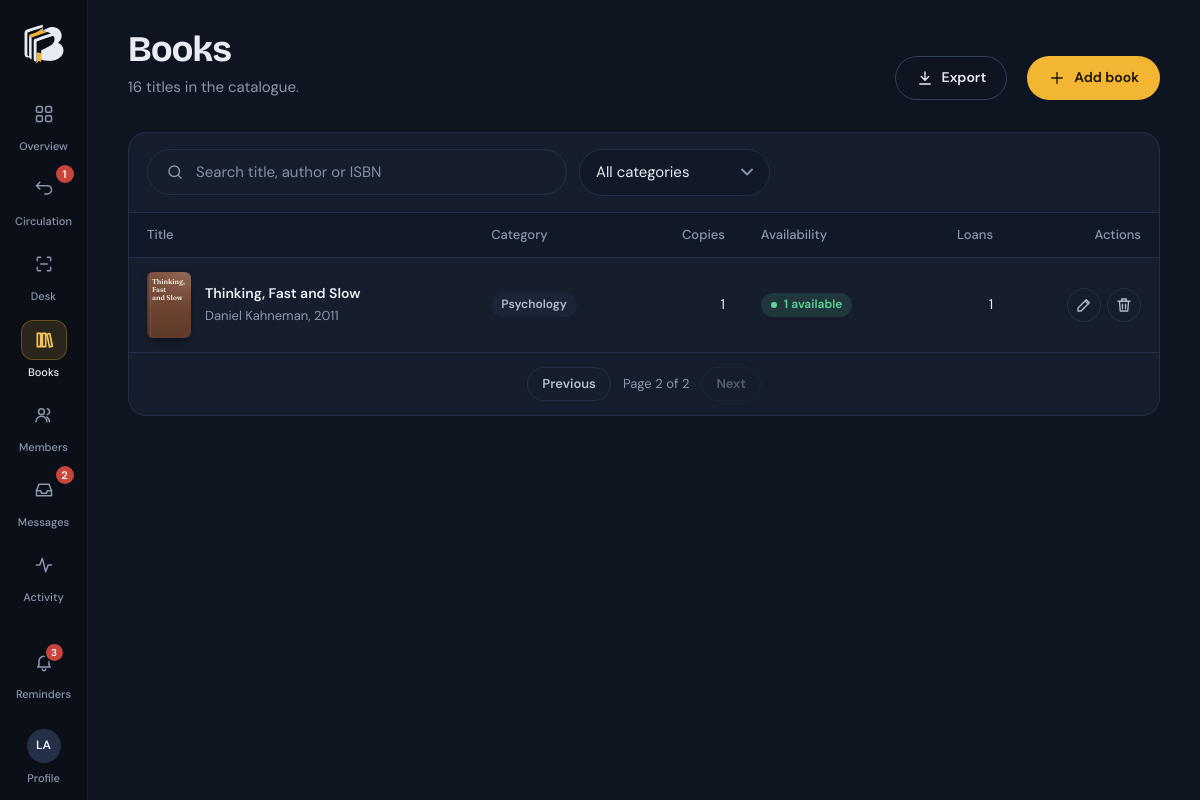
The app's page /admin/books.php?page=2 (signed in) with its own data.
### tables this page shows
CREATE TABLE users (
  id            INT UNSIGNED AUTO_INCREMENT PRIMARY KEY,
  name          VARCHAR(120) NOT NULL,
  username      VARCHAR(60)  NOT NULL UNIQUE,
  email         VARCHAR(160) NULL,
  phone         VARCHAR(40)  NULL,
  password_hash VARCHAR(255) NOT NULL,
  role          ENUM('admin','member') NOT NULL DEFAULT 'member',
  is_active     TINYINT(1)   NOT NULL DEFAULT 1,
  last_login_at DATETIME     NULL,
  created_at    DATETIME     NOT NULL DEFAULT CURRENT_TIMESTAMP,
  INDEX idx_users_role (role)
);

CREATE TABLE books (
  id             INT UNSIGNED AUTO_INCREMENT PRIMARY KEY,
  title          VARCHAR(200) NOT NULL,
  author         VARCHAR(160) NOT NULL,
  category       VARCHAR(80)  NULL,
  isbn           VARCHAR(20)  NULL,
  published_year SMALLINT     NULL,
  description    TEXT         NULL,
  cover          VARCHAR(255) NULL,
  pdf            VARCHAR(255) NULL,
  copies         INT UNSIGNED NOT NULL DEFAULT 1,
  created_at     DATETIME     NOT NULL DEFAULT CURRENT_TIMESTAMP,
  INDEX idx_books_title (title),
  INDEX idx_books_author (author),
  INDEX idx_books_category (category)
);

### admin/books.php (the view, shortened to what the rows shown need)
<?php
require __DIR__ . '/../includes/bootstrap.php';
$user = require_role('admin');
$search = input('q');
$category = input('category');
$where = [];
$params = [];
$whereSql = $where ? 'WHERE ' . implode(' AND ', $where) : '';
$p = paginate((int)q_val('SELECT COUNT(*) FROM books b ' . $whereSql, $params), 15);
$books = q_all('SELECT ' . book_columns() . ', (SELECT COUNT(*) FROM loans lx WHERE lx.book_id = b.id) AS times FROM ' . books_from()
    . " $whereSql ORDER BY b.title LIMIT {$p['per']} OFFSET {$p['offset']}", $params);
$attachments = function (?array $b): array {
    $coverOk = $b && $b['cover'] && is_file(APP_ROOT . '/' . $b['cover']);
    $pdfPath = $b && $b['pdf'] ? APP_ROOT . '/' . $b['pdf'] : null;
    $pdfOk = $pdfPath && is_file($pdfPath);
    return [
        '_cover_url' => $coverOk ? url($b['cover']) : '',
        '_pdf_url'   => $pdfOk ? url('read.php', ['id' => $b['id']]) : '',
        '_pdf_size'  => $pdfOk ? format_bytes((int)filesize($pdfPath)) : '',
    ];
};
$bookJson = fn(array $b) => json_encode([
    'id' => $b['id'], 'title' => $b['title'], 'author' => $b['author'], 'category' => $b['category'], 'isbn' => $b['isbn'],
    'published_year' => $b['published_year'], 'copies' => $b['copies'], 'description' => $b['description'],
] + $attachments($b), JSON_UNESCAPED_UNICODE);
$active = 'books';
require __DIR__ . '/../includes/partials/header.php';
?>
<header class="page-head">
  <div class="page-head__title">
    <h1>Books</h1>
  </div>
</header>
<section class="card card--flush">
  <?php if ($books): ?>
  <div class="table-wrap">
    <table class="table table--stack table--books">
      <thead><tr><th>Title</th><th>Category</th><th class="num">Copies</th><th>Availability</th><th class="num">Loans</th><th class="num">Actions</th></tr></thead>
      <tbody>
      <?php foreach ($books as $b): ?>
        <tr>
          <td><a class="cell-book" href="<?= e(url('book.php', ['id' => $b['id']])) ?>"><?= cover_html($b, 'cover-sm') ?><span><strong><?= e($b['title']) ?></strong><span class="muted small"><?= e($b['author']) ?><?= $b['published_year'] ? ', ' . e($b['published_year']) : '' ?></span>
              </span></a></td>
          <td class="hide-sm"><?= $b['category'] ? '<span class="badge badge--muted badge--plain">' . e($b['category']) . '</span>' : '<span class="muted">—</span>' ?></td>
          <td class="num hide-sm"><?= (int)$b['copies'] ?></td>
          <td class="hide-sm"><?= (int)$b['available'] > 0 ? '<span class="badge badge--ok">' . (int)$b['available'] . ' available</span>' : '<span class="badge badge--warn">All on loan</span>' ?>
            <?php if ($b['pdf']): ?><span class="badge badge--info badge--plain" title="Has an e-book PDF">PDF</span><?php endif; ?></td>
          <td class="num hide-sm"><?= (int)$b['times'] ?></td>
          <td>
            <div class="actions">
              <button class="btn btn--ghost btn--sm btn--icon" type="button" data-open="book-dialog" data-fill="<?= e($bookJson($b)) ?>" aria-label="Edit <?= e($b['title']) ?>" title="Edit"><?= icon('edit') ?></button>
              <form method="post" data-confirm="“<?= e($b['title']) ?>” and its loan history will be permanently removed." data-confirm-title="Delete this book?" data-confirm-ok="Delete book">
                <button class="btn btn--ghost btn--sm btn--icon" type="submit" aria-label="Delete <?= e($b['title']) ?>" title="Delete"><?= icon('trash') ?></button>
              </form>
            </div>
          </td>
        </tr>
      <?php endforeach; ?>
      </tbody>
    </table>
  </div>
  <?php else: ?>
    <div class="empty"><?= empty_art('shelf') ?><h3>No books found</h3><p><?= $search !== '' || $category !== '' ? 'Try another search or category.' : 'Add your first book to start the catalogue.' ?></p></div>
  <?php endif; ?>
</section>
<?php require __DIR__ . '/../includes/partials/footer.php'; ?>

### includes/partials/header.php (shortened to what the rows shown need)
<?php
$user = current_user();
$active = $active ?? '';
$isAdmin = $user && $user['role'] === 'admin';
if ($user && !$isAdmin) {
    $navCounts = [
        'loans'    => (int)q_val("SELECT COUNT(*) FROM loans WHERE user_id = ? AND status = 'borrowed' AND due_at <= ?",
                        [(int)$user['id'], date('Y-m-d', strtotime('+' . (int)config('library.due_soon_days') . ' days'))])
                      + ready_hold_count((int)$user['id']),
        'messages' => unread_replies((int)$user['id']),
    ];
    $nav = [
        ['discover.php', 'discover', 'compass', 'Discover'],
        ['loans.php', 'loans', 'book', 'My loans', $navCounts['loans']],
        ['favorites.php', 'favorites', 'heart', 'Favorites'],
        ['messages.php', 'messages', 'message', 'Messages', $navCounts['messages']],
    ];
} elseif ($isAdmin) {
    $navCounts = [
        'returns'  => (int)q_val("SELECT COUNT(*) FROM loans WHERE status = 'return_requested'"),
        'messages' => chat_unread_conversations(),
    ];
    $nav = [
        ['admin/index.php', 'overview', 'grid', 'Overview'],
        [$navCounts['returns'] ? 'admin/loans.php?tab=requests' : 'admin/loans.php', 'loans', 'swap', 'Circulation', $navCounts['returns']],
        ['admin/desk.php', 'desk', 'scan', 'Desk'],
        ['admin/books.php', 'books', 'books', 'Books'],
        ['admin/members.php', 'members', 'users', 'Members'],
        ['admin/messages.php', 'messages', 'inbox', 'Messages', $navCounts['messages']],
        ['admin/activity.php', 'activity', 'activity', 'Activity'],
    ];
}
$theme = ($_COOKIE['bt_theme'] ?? '') === 'light' ? 'light' : 'dark';
$reminders = $user ? reminders_for($user) : [];
?><!doctype html>
<html lang="en" data-theme="<?= $theme ?>">
<head>
  <link rel="stylesheet" href="<?= e(asset('css/app.css')) ?>">
</head>
<body class="<?= e($bodyClass ?? '') ?>"<?= $user ? ' data-search-api="' . e(url('api/search.php')) . '"' : '' ?>>
<?php if ($user):
    $home = url(home_for($user));
?>
<div class="app" id="app">
  <aside class="sidebar" id="sidebar" aria-label="Sidebar">
    <a class="brand" href="<?= e($home) ?>" aria-label="BookTrack home">
      <?= logo_mark() ?>
    </a>
    <nav class="nav" aria-label="Main">
      <?php foreach ($nav as $item): ?>
        <a href="<?= e(url($item[0])) ?>" <?= $active === $item[1] ? 'aria-current="page"' : '' ?>>
          <span class="nav__icon"><?= icon($item[2]) ?></span>
          <span class="nav__label"><?= e($item[3]) ?></span>
          <?php if (!empty($item[4])): ?><span class="count" aria-label="<?= (int)$item[4] ?> <?= $item[1] === 'messages' ? 'new' : 'need attention' ?>"><?= (int)$item[4] ?></span><?php endif; ?>
        </a>
      <?php endforeach; ?>
    </nav>
    <div class="rail-user">
      <button class="rail-bell" type="button" popovertarget="reminders" aria-label="Reminders<?= $reminders ? ', ' . count($reminders) . ' new' : '' ?>">
        <span class="nav__icon"><?= icon('bell') ?><?php if ($reminders): ?><span class="count"><?= count($reminders) > 9 ? '9+' : count($reminders) ?></span><?php endif; ?></span>
        <span class="nav__label">Reminders</span>
      </button>
      <a class="rail-account" href="<?= e(url('profile.php')) ?>" <?= $active === 'profile' ? 'aria-current="page"' : '' ?> title="<?= e($user['name']) ?>">
        <span class="nav__icon"><span class="avatar"><?= e(initials($user['name'])) ?></span></span>
        <span class="nav__label">Profile</span>
      </a>
    </div>
  </aside>
  <div class="shell">
    <main class="main" id="main">
<?php endif; ?>

### includes/helpers.php (shortened to what the rows shown need)
<?php
function e($value): string
{
    return htmlspecialchars((string)($value ?? ''), ENT_QUOTES | ENT_SUBSTITUTE, 'UTF-8');
}
function base_url(): string
{
    static $base = null;
    if ($base !== null) return $base;
    $root   = str_replace('\\', '/', (string)realpath(APP_ROOT));
    $script = str_replace('\\', '/', (string)realpath($_SERVER['SCRIPT_FILENAME'] ?? ''));
    $rel    = ltrim(substr($script, strlen($root)), '/');
    $name   = $_SERVER['SCRIPT_NAME'] ?? '/';
    $base   = ($rel !== '' && str_ends_with($name, $rel)) ? substr($name, 0, -strlen($rel)) : '/';
    return $base ?: '/';
}
function url(string $path = '', array $query = []): string
{
    $u = base_url() . ltrim($path, '/');
    if ($query) $u .= '?' . http_build_query($query);
    return $u;
}
function asset(string $path): string
{
    $file = APP_ROOT . '/assets/' . $path;
    $v = is_file($file) ? filemtime($file) : 1;
    return url('assets/' . $path) . '?v=' . $v;
}
function input_int(string $key, int $default = 0): int
{
    $v = $_POST[$key] ?? $_GET[$key] ?? null;
    return is_numeric($v) ? (int)$v : $default;
}
function today(): string
{
    return date('Y-m-d');
}
function initials(string $name): string
{
    $parts = preg_split('/\s+/', trim($name)) ?: [];
    $out = '';
    foreach (array_slice($parts, 0, 2) as $p) $out .= mb_strtoupper(mb_substr($p, 0, 1));
    return $out ?: '?';
}
function plural(int $n, string $word, ?string $pluralWord = null): string
{
    return $n . ' ' . ($n === 1 ? $word : ($pluralWord ?? $word . 's'));
}
function cover_html(array $book, string $class = 'cover'): string
{
    $title = e($book['title'] ?? '');
    $variant = crc32('v' . ($book['title'] ?? '') . ($book['author'] ?? '')) % 5;
    return '<div class="' . e($class) . ' cover--generated cover--v' . $variant . '" style="--cover-bg:' . cover_color($book) . '" role="img" aria-label="Cover of ' . $title . '">'
        . '<span class="cover__title">' . $title . '</span>'
        . '<span class="cover__author">' . e($book['author'] ?? '') . '</span></div>';
}
function cover_color(array $book): string
{
    $palettes = ['#3E5C8A', '#7A4A35', '#2F6B57', '#8A3B47', '#5B4E8C', '#4F5D73', '#2E6E7E', '#6B5040'];
    return $palettes[crc32((string)($book['title'] ?? '')) % count($palettes)];
}
function icon(string $name, string $class = 'icon'): string
{
    return '<svg class="' . e($class) . '" viewBox="0 0 24 24" aria-hidden="true">' . ($paths[$name] ?? '') . '</svg>';
}
function paginate(int $total, int $perPage = 12): array
{
    $pages = max(1, (int)ceil($total / $perPage));
    $page  = min($pages, max(1, input_int('page', 1)));
    return ['page' => $page, 'pages' => $pages, 'per' => $perPage, 'offset' => ($page - 1) * $perPage, 'total' => $total];
}
function logo_mark(string $class = 'logo-mark'): string
{
    static $svg = null;
    if ($svg === null) {
        $svg = trim((string) @file_get_contents(dirname(__DIR__) . '/assets/img/logo-mark.svg'));
    }
    return str_replace('<svg ', '<svg class="' . e($class) . '" aria-hidden="true" focusable="false" ', $svg);
}

### records on screen
users: name "LA"
books: title "Thinking, Fast and Slow", author "Daniel Kahneman", published_year "2011", category "Psychology", copies "1", available "1", times "1"

### other values on screen
$item[3] "Overview"
$item[3] "Circulation"
$item[4] "1"
$item[3] "Desk"
$item[3] "Books"
$item[3] "Members"
$item[3] "Messages"
$item[4] "2"
$item[3] "Activity"
count($reminders) "3"
plural($p['total'], 'title') "16 titles"
$p['page'] "2"
$p['pages'] "2"
